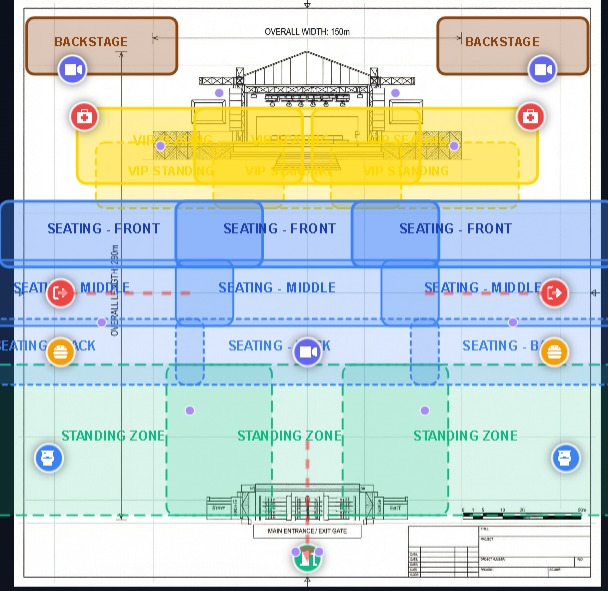
#> input picture Massex/MassEd_Final/MassEd_Final/map_projection/venue_map.png, 608 x 591 px
$ python main_map_projection.py
#> lines starting #> are read from the running program, lines starting #| are printed output that depends on the picture; after the words box and inside, x2 and y2 are one past the last pixel; in counts of white or black regions, pixels touching at a corner belong together
### Massex/MassEd.ex-github/MassEd.ex-github/map_projection/map_loader.py
import cv2
import numpy as np
import os

# [29 lines left out: function create_placeholder_map, not called in this run]

def load_map(path, target_width=None):
    """
    Loads the map image from the given path.
    If the file does not exist, creates a placeholder.
    Optionally resizes the map to a target width while maintaining aspect ratio.
    """
    if not os.path.exists(path):
        print(f"Map file not found: {path}")
        # Create a placeholder if it doesn't exist
        image = create_placeholder_map(path)
    else:
        image = cv2.imread(path)
        if image is None:
            print(f"Error: Could not read image at {path}")
            return None

    if target_width:
        image = resize_map(image, target_width)

    return image

def resize_map(image, target_width):
    """
    Resizes the image to the target width, maintaining aspect ratio.
    """
    h, w = image.shape[:2]
    aspect_ratio = h / w
    target_height = int(target_width * aspect_ratio)
    resized_image = cv2.resize(image, (target_width, target_height))
    return resized_image

# [11 lines that do not run on import are left out]

### Massex/MassEd.ex-github/MassEd.ex-github/map_projection/heatmap_projector.py
import cv2
import numpy as np

class HeatmapProjector:
    def __init__(self, map_shape):
        """
        Initialize with the shape of the target map (height, width).
        """
        self.map_h, self.map_w = map_shape[:2]

    def compute_transform(self, src_points, dst_points):
        """
        Computes the perspective transform matrix.
        src_points: List of 4 points [(x,y), ...] from the camera view (usually corners).
        dst_points: List of 4 points [(x,y), ...] on the map (from CameraMapper).
        """
        src_pts = np.float32(src_points)
        dst_pts = np.float32(dst_points)
        matrix = cv2.getPerspectiveTransform(src_pts, dst_pts)
        return matrix

    def project_heatmap(self, heatmap, matrix):
        """
        Warps the heatmap using the perspective matrix to fit the map.
        Returns an image of the same size as the map, with the heatmap placed correctly.
        """
        # Warp the heatmap
        warped_heatmap = cv2.warpPerspective(heatmap, matrix, (self.map_w, self.map_h))
        return warped_heatmap

    def get_default_source_points(self, heatmap_shape):
        """
        Returns the 4 corners of the heatmap image as source points.
        Order: Top-Left, Top-Right, Bottom-Right, Bottom-Left
        """
        h, w = heatmap_shape[:2]
        return [(0, 0), (w, 0), (w, h), (0, h)]

# [24 lines that do not run on import are left out]

### Massex/MassEd_Final/MassEd_Final/map_projection/overlay_utils.py
import cv2
import numpy as np

# [6 lines left out: function apply_colormap, not called in this run]

def blend_overlays(base_map, overlays, alpha=0.6):
    """
    Blends multiple projected heatmaps onto the base map.
    base_map: The venue map image (BGR).
    overlays: List of projected heatmap images (BGR, same size as base_map).
    alpha: Transparency factor for the heatmaps.
    """
    # Start with the base map
    final_map = base_map.copy()

    # Accumulate all overlays
    # A simple approach is to max-blend them or average them.
    # For heatmaps, max-blend usually looks better to preserve "hot" spots.

    combined_overlay = np.zeros_like(base_map)

    for overlay in overlays:
        # Assumes overlay is black (0,0,0) where there is no heat
        combined_overlay = np.maximum(combined_overlay, overlay)

    # Create a mask where the overlay has content
    mask = np.any(combined_overlay > 0, axis=2)

    # Blend only where there is content
    final_map[mask] = cv2.addWeighted(base_map[mask], 1 - alpha, combined_overlay[mask], alpha, 0)

    return final_map

def draw_zones(image, camera_mappings):
    """
    Draws the camera region boundaries on the map for visualization.
    """
    vis_image = image.copy()
    for cam_id, data in camera_mappings.items():
        pts = np.array(data['polygon'], np.int32)
        pts = pts.reshape((-1, 1, 2))
        cv2.polylines(vis_image, [pts], True, (255, 255, 255), 1, cv2.LINE_AA)

        # Draw label
        center = np.mean(pts, axis=0).astype(int)[0]
        cv2.putText(vis_image, cam_id, tuple(center), cv2.FONT_HERSHEY_SIMPLEX, 0.4, (255, 255, 255), 1)

    return vis_image

# [16 lines that do not run on import are left out]

### Massex/MassEd_Final/MassEd_Final/map_projection/main_map_projection.py
import cv2
import numpy as np
import time
import os
import json

# Import our modules
from map_loader import load_map
from camera_mapper import CameraMapper
from heatmap_projector import HeatmapProjector
from overlay_utils import blend_overlays, apply_colormap, draw_zones

def generate_simulated_heatmap(shape, t):
    """
    Generates a dummy heatmap with moving blobs for demonstration.
    shape: (h, w)
    t: time factor for movement
    """
    h, w = shape[:2]
    heatmap = np.zeros((h, w), dtype=np.uint8)

    # Moving blob 1
    cx1 = int(w/2 + (w/3) * np.sin(t))
    cy1 = int(h/2 + (h/3) * np.cos(t))
    cv2.circle(heatmap, (cx1, cy1), 40, 255, -1)

    # Moving blob 2
    cx2 = int(w/2 + (w/4) * np.cos(t*1.5))
    cy2 = int(h/2 + (h/4) * np.sin(t*1.5))
    cv2.circle(heatmap, (cx2, cy2), 30, 200, -1)

    # Apply blur to make it "heat-like"
    heatmap = cv2.GaussianBlur(heatmap, (51, 51), 0)

    return heatmap

def main():
    print("Starting Map Projection System...")

    # 1. Load Map
    # Look for map in current directory or the same directory as the script
    script_dir = os.path.dirname(os.path.abspath(__file__))
    map_path = os.path.join(script_dir, "venue_map.png")

    venue_map = load_map(map_path, target_width=1000)
#> in load_map, image is the input picture: shape (591, 608, 3); mean B, G, R 206, 211.6, 199.1
#> in resize_map, `resized_image = cv2.resize(image, (target_width, target_height))`:
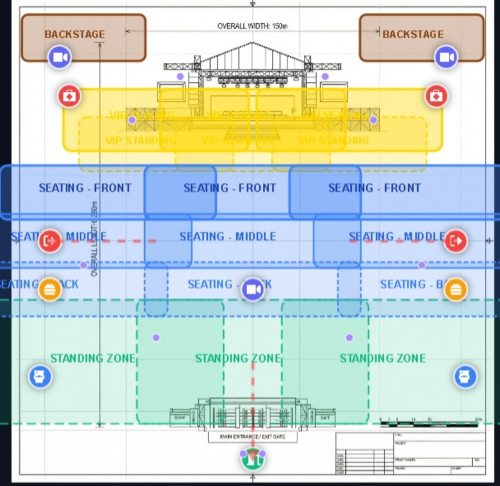
#> resized_image: shape (972, 1000, 3) (shown at 1/2 size); mean B, G, R 206, 211.6, 199
    if venue_map is None:
        print(f"Failed to load map from {map_path}")
        return

    map_h, map_w = venue_map.shape[:2]
#> map_h = 972; map_w = 1000
    print(f"Map loaded: {map_w}x{map_h}")
#| Map loaded: 1000x972

    # 2. Load or Create Camera Mappings
    config_path = os.path.join(script_dir, "camera_config.json")
    if not os.path.exists(config_path):
        print("No camera configuration found. Starting mapping mode...")
        mapper = CameraMapper(venue_map, config_path)
        mapper.run()

    # Reload config to be sure
    with open(config_path, 'r') as f:
#> (reads Massex/MassEd.ex-github/MassEd.ex-github/map_projection/camera_config.json from the repository)
        camera_mappings = json.load(f)

    if not camera_mappings:
        print("No cameras mapped. Exiting.")
        return

    print(f"Loaded mappings for {len(camera_mappings)} cameras.")

    # 3. Initialize Projector
    projector = HeatmapProjector((map_h, map_w))

    # 4. Main Loop
    print("Starting projection loop. Press 'q' to quit.")

    start_time = time.time()

    while True:
        t = time.time() - start_time

        projected_overlays = []

        for cam_id, data in camera_mappings.items():
            # A. Use the layout image itself as the camera input (as per user request)
            # We resize it to a standard camera size or keep it as is. Let's keep it as is for clarity.
            cam_heatmap_color = venue_map.copy()

            # B. Get transform matrix
            dst_points = data['polygon']
            # Source points are now the corners of the layout image itself
            src_points = projector.get_default_source_points(cam_heatmap_color.shape)
            matrix = projector.compute_transform(src_points, dst_points)

            # C. Project to map
            warped_heatmap = projector.project_heatmap(cam_heatmap_color, matrix)
            projected_overlays.append(warped_heatmap)
#> this loop made 1 pass
#> pass 1, in project_heatmap, `warped_heatmap = cv2.warpPerspective(heatmap, matrix, (self.map_w, sel..`:
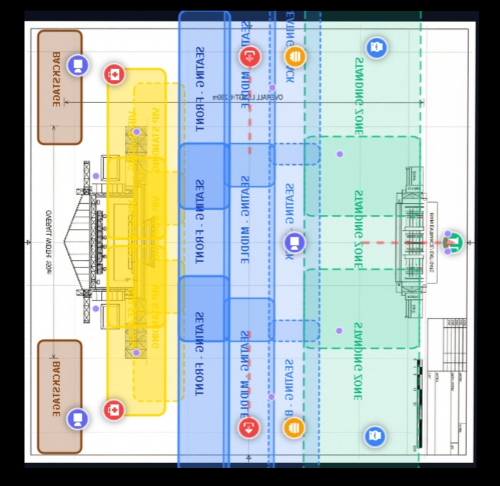
#> warped_heatmap: shape (972, 1000, 3) (shown at 1/2 size); mean B, G, R 175.7, 180.4, 169.7
#> after the loop, projected_overlays = 1 item

        # 5. Blend and Display
        final_view = blend_overlays(venue_map, projected_overlays, alpha=0.7)
#> the loop in blend_overlays, `for overlay in overlays:` made 1 pass
#> in blend_overlays, `mask = np.any(combined_overlay > 0, axis=2)`:
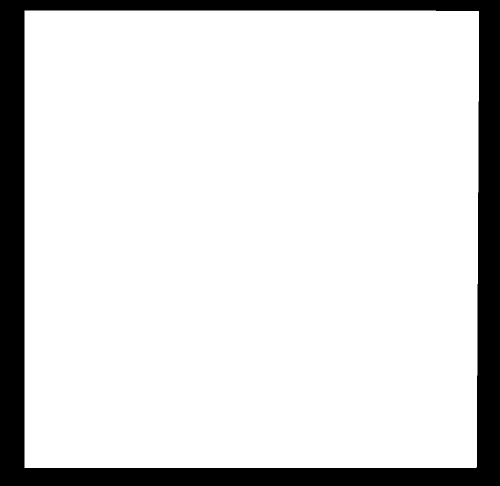
#> mask: shape (972, 1000) bool (shown at 1/2 size); 85.4% white; 1 black region, box (x1, y1, x2, y2) and area: (0, 0, 1000, 972) 142190
#> in blend_overlays, `final_map[mask] = cv2.addWeighted(base_map[mask], 1 - alpha, combined_..`:
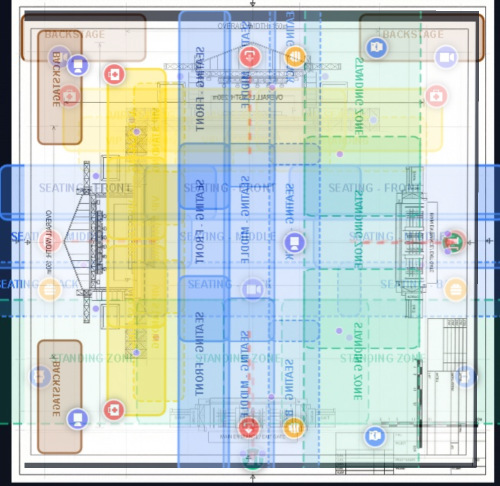
#> final_map: shape (972, 1000, 3) (shown at 1/2 size); mean B, G, R 203.4, 207.6, 195.4

        # Draw zones on top for reference
        final_view = draw_zones(final_view, camera_mappings)
#> after the loop in draw_zones, `for cam_id, data in camera_mappings.items():`:
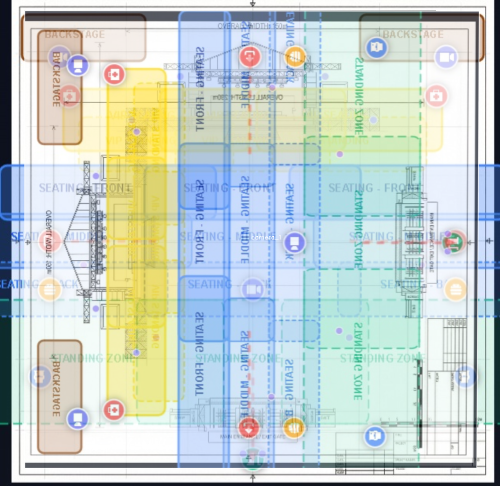
#> vis_image: shape (972, 1000, 3) (shown at 1/2 size); 0.93% of pixels changed, all inside (x1, y1, x2, y2) = (48, 20, 960, 938)

        cv2.imshow("Venue Heatmap Overlay", final_view)

        if cv2.waitKey(30) & 0xFF == ord('q'):
#> (key q is pressed here)
            break

    cv2.destroyAllWindows()

if __name__ == "__main__":
    main()
